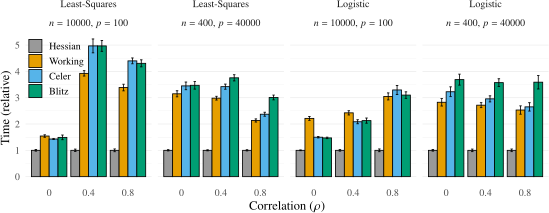

Source code (R):
library(tibble)
library(tidyr)
library(dplyr)
library(tikzDevice)
library(ggplot2)

source("R/utils.R")

theme_set(theme_minimal(base_size = 9))

fig_width <- 5.6
fig_height <- 2.3

conf_level <- 0.05

d_raw <- readRDS("results/simulateddata.rds") %>%
  filter(
    !(screening_type %in% c("strong", "edpp", "gap_safe")),
    converged == TRUE
  ) %>%
  mutate(
    screening_type = recode_methods(screening_type),
    rho = as.factor(rho),
    np = paste0("$n=", n, "$, $p=", p, "$"),
    np = reorder(np, p),
    family = recode(
      family,
      "gaussian" = "Least-Squares",
      "binomial" = "Logistic"
    )
  ) %>%
  select(np, n, p, rho, family, screening_type, time) %>%
  unnest(time)

d1 <-
  d_raw %>%
  mutate(
    screening_type = as.factor(screening_type),
    family = as.factor(family)
  ) %>%
  group_by(np, rho, family, screening_type) %>% 
  summarize(
    meantime = mean(time),
    se = sd(time) / sqrt(n()),
    ci = qnorm(1 - conf_level/2) * se
  ) %>%
  mutate(
    hi = meantime + ci,
    lo = meantime - ci,
    rel_time = meantime / min(meantime),
    hi = hi / min(meantime),
    lo = lo / min(meantime)
  ) %>%
  drop_na(meantime)

cols <- c(
  "#999999", "#E69F00", "#56B4E9", "#009E73", "#F0E442",
  "#0072B2", "#D55E00", "#CC79A7"
)

options(
  tikzDocumentDeclaration =
    "\\documentclass[10pt]{article}\n\\usepackage{newtxtext,newtxmath}\n"
)

file <- "figures/simulateddata-timings.tex"
tikz(file, width = fig_width, height = fig_height, standAlone = TRUE)
ggplot(d1, aes(
  rho,
  rel_time,
  fill = screening_type
)) +
  geom_col(position = position_dodge(0.9), col = 1) +
  geom_errorbar(
    aes(ymin = lo, ymax = hi),
    position = position_dodge(0.9),
    width = 0.25
  ) +
  facet_wrap(c("family", "np"), nrow = 1) +
  scale_fill_manual(values = cols[1:5]) +
  labs(
    fill = "Screening",
    x = "Correlation ($\\rho$)",
    y = "Time (relative)"
  ) +
  theme(
    legend.position = c(0.058, 0.78),
    legend.title = element_blank(),
    panel.grid.major.x = element_blank(),
    legend.key.size = unit(0.9, "line")
  ) 
dev.off()

renderPdf("figures/simulateddata-timings.tex")
